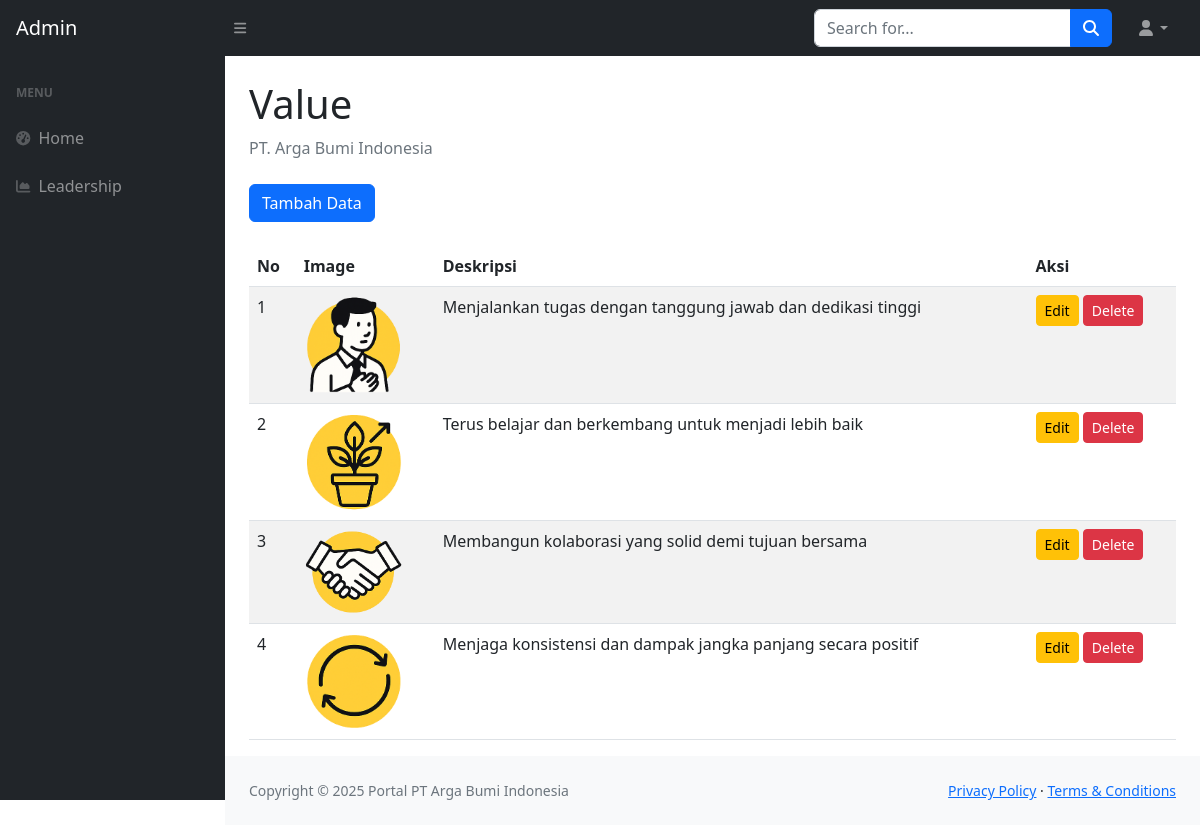
Page /a_value.php on the committed database.
### tables this page shows
CREATE TABLE `values_table` (
  `id` int(11) NOT NULL,
  `image` varchar(255) NOT NULL,
  `value` varchar(100) NOT NULL,
  `description` text NOT NULL
);

### a_value.php (the view, shortened to what this page needs)
<?php
$conn = open_connection();
$values = mysqli_query($conn, "SELECT * FROM values_table");
?>
<!DOCTYPE html>
<html lang="en">
<head>
    <link href="https://cdn.jsdelivr.net/npm/simple-datatables@7.1.2/dist/style.min.css" rel="stylesheet" />
    <link href="css/styles.css" rel="stylesheet" />
</head>
<body class="sb-nav-fixed">
    <nav class="sb-topnav navbar navbar-expand navbar-dark bg-dark">
        <a class="navbar-brand ps-3" href="a_home.php">Admin</a>
        <button class="btn btn-link btn-sm order-1 order-lg-0 me-4 me-lg-0" id="sidebarToggle" href="#!"><i class="fas fa-bars"></i></button>
        <form class="d-none d-md-inline-block form-inline ms-auto me-0 me-md-3 my-2 my-md-0">
            <div class="input-group">
                <input class="form-control" type="text" placeholder="Search for..." aria-label="Search for..." aria-describedby="btnNavbarSearch" />
                <button class="btn btn-primary" id="btnNavbarSearch" type="button"><i class="fas fa-search"></i></button>
            </div>
        </form>
        <ul class="navbar-nav ms-auto ms-md-0 me-3 me-lg-4">
            <li class="nav-item dropdown">
                <a class="nav-link dropdown-toggle" id="navbarDropdown" href="#" role="button" data-bs-toggle="dropdown" aria-expanded="false"><i class="fas fa-user fa-fw"></i></a>
            </li>
        </ul>
    </nav>
    <div id="layoutSidenav">
        <div id="layoutSidenav_nav">
            <nav class="sb-sidenav accordion sb-sidenav-dark" id="sidenavAccordion">
                <div class="sb-sidenav-menu">
                    <div class="nav">
                        <div class="sb-sidenav-menu-heading">Menu</div>
                        <a class="nav-link" href="a_home.php">
                            <div class="sb-nav-link-icon"><i class="fas fa-tachometer-alt"></i></div>
                            Home
                        </a>
                        <a class="nav-link" href="a_leadership.php">
                            <div class="sb-nav-link-icon"><i class="fas fa-chart-area"></i></div>
                            Leadership
                        </a>
                    </div>
                </div>
            </nav>
        </div>
        <div id="layoutSidenav_content">
            <main>
                <div class="container-fluid px-4">
                    <h1 class="mt-4">Value</h1>
                    <ol class="breadcrumb mb-4">
                        <li class="breadcrumb-item active">PT. Arga Bumi Indonesia</li>
                    </ol>
                    <button type="button" class="btn btn-primary" data-bs-toggle="modal" data-bs-target="#addDataModal">
                        Tambah Data
                    </button>
                <table class="table table-striped">
                    <thead>
                        <tr>
                            <th>No</th>
                            <th>Image</th>
                            <th>Deskripsi</th>
                            <th>Aksi</th>
                        </tr>
                    </thead>
                    <tbody>
                        <?php $no = 1; while ($row = mysqli_fetch_assoc($values)): ?>
                            <tr>
                                <td><?php echo $no++; ?></td>
                                <td><img src="image/<?php echo htmlspecialchars($row['image']); ?>" alt="Image" style="width: 100px;"></td>
                                <td><?php echo htmlspecialchars($row['description']); ?></td>
                                <td>
                                    <button class="btn btn-warning btn-sm" onclick="editData(<?php echo $row['id']; ?>, '<?php echo htmlspecialchars($row['value']); ?>', '<?php echo htmlspecialchars($row['description']); ?>')">Edit</button>
                                    <a href="a_value.php?delete_id=<?php echo $row['id']; ?>" class="btn btn-danger btn-sm">Delete</a>
                                </td>
                            </tr>
                        <?php endwhile; ?>
                        </tbody>
                    </table>
                </div>
            </main>
            <footer class="py-4 bg-light mt-auto">
                <div class="container-fluid px-4">
                    <div class="d-flex align-items-center justify-content-between small">
                        <div class="text-muted">Copyright &copy; 2025 Portal PT Arga Bumi Indonesia</div>
                        <div>
                            <a href="#">Privacy Policy</a>
                            &middot;
                            <a href="#">Terms &amp; Conditions</a>
                        </div>
                    </div>
                </div>
            </footer>
        </div>
    </div>
</body>
</html>

### rows in the picture
values_table: image (picture), description "Menjalankan tugas dengan tanggung jawab dan dedikasi tinggi"
values_table: image (picture), description "Terus belajar dan berkembang untuk menjadi lebih baik"
values_table: image (picture), description "Membangun kolaborasi yang solid demi tujuan bersama"
values_table: image (picture), description "Menjaga konsistensi dan dampak jangka panjang secara positif"
